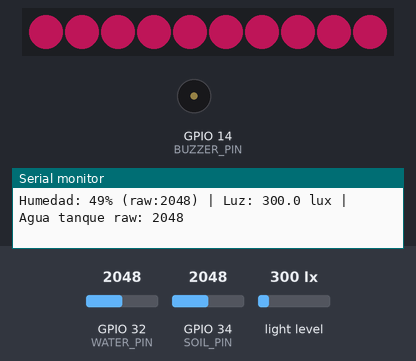
Bench run of a sketch on a simulated ESP32. Shown: 10 RGB LEDs in strip order, left to right, buzzer (waves = sounding), the last lines printed to the serial monitor. The inputs (shaded band) are chosen by the test bench; at power-on: GPIO 34 (SOIL_PIN) = 2048, light level 300 lx, GPIO 32 (WATER_PIN) = 2048. Dim RGB values are drawn brighter than linear; WiFi joins after 1.5 s; servers stay silent unless stated.

Above: at 3.0 s.
3.1 s: GPIO 34 (SOIL_PIN) set to 3237
4.6 s: GPIO 34 (SOIL_PIN) set to 3360
At 4.96 s:
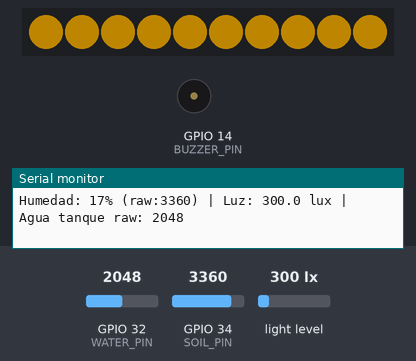
6.8 s: light level set to 1000 lx
At 8.2 s:
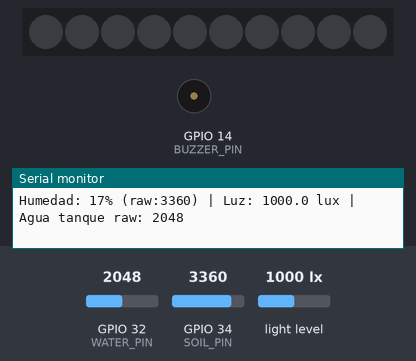
8.7 s: GPIO 34 (SOIL_PIN) set to 2866
At 9.3 s:
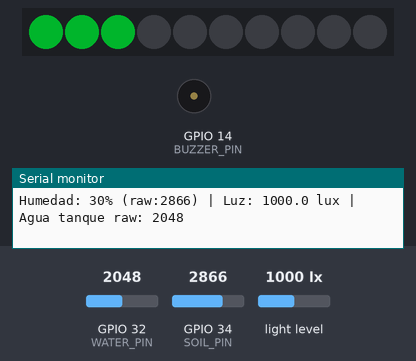
10.3 s: GPIO 34 (SOIL_PIN) set to 0
At 10.7 s:
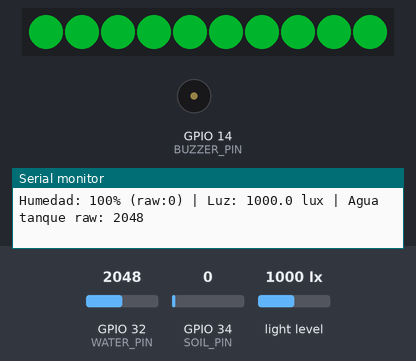
11.9 s: GPIO 32 (WATER_PIN) set to 332
13.4 s: GPIO 32 (WATER_PIN) set to 284
At 13.52 s:
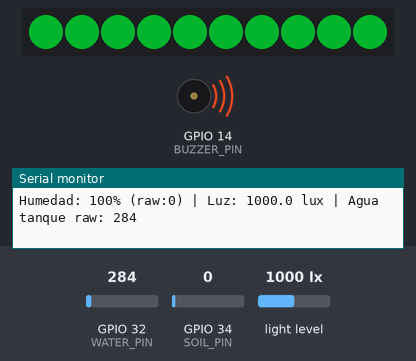
Timing chart, 0 to 16.4 s (numbered marks = the images above; inputs shaded):
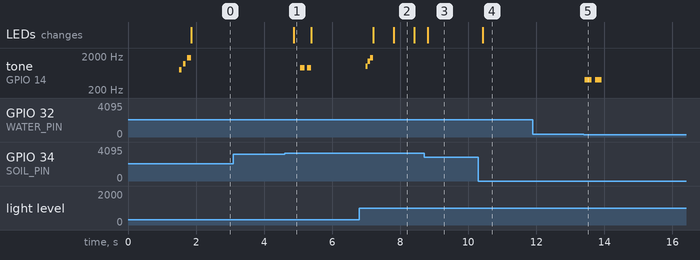

The sketch:

maceta_inteligente.ino
```cpp
/*
 * =========================================
 *  MACETA INTELIGENTE - ESP32
 * =========================================
 * Componentes:
 *  - Higrometro FC-28    -> Pin GPIO34
 *  - Sensor nivel agua   -> Pin GPIO32
 *  - BH1750FVI           -> SDA GPIO21 / SCL GPIO22
 *  - LED NeoPixel        -> Pin GPIO4
 *  - Buzzer              -> Pin GPIO14
 *
 * Este archivo solo orquesta los componentes (clases):
 *  - SensorReader      : lectura de sensores
 *  - PlantProfile      : umbrales por tipo de planta
 *  - AlertManager      : calculo de estados de alerta
 *  - BuzzerController  : sonidos
 *  - NeoPixelController: luces / estados visuales
 *  - WebApiServer      : API HTTP (WiFi)
 * =========================================
 */

#include <WiFi.h>
#include "SensorReader.h"
#include "PlantProfile.h"
#include "AlertManager.h"
#include "BuzzerController.h"
#include "NeoPixelController.h"
#include "WebApiServer.h"

const char* SSID     = "Maceta";
const char* PASSWORD = "holaash1";

#define SOIL_PIN              34
#define WATER_PIN             32
#define BUZZER_PIN            14
#define NEOPIXEL_PIN          4
#define NEOPIXEL_COUNT        10
#define WATER_EMPTY_THRESHOLD 300

// ---- Perfiles de planta ----
// soilDryThreshold: valor RAW del higrometro -> MAS ALTO = tolera mas sequedad
// lightMinLux: luz minima requerida -> MAS ALTO = necesita mas luz directa
PlantProfile profiles[] = {
  PlantProfile("Suculenta", 3000, 250.0),  // tolera mucha sequedad, luz media
  PlantProfile("Cactus",    3300, 600.0),  // tolera mucha sequedad, mucha luz directa
  PlantProfile("Tomate",    2000, 700.0),  // riego moderado, necesita mucha luz
  };
const int PROFILE_COUNT = 3;

int    currentProfile = 1;
String plantType       = "Suculenta";

// ---- Componentes ----
SensorReader       sensors(SOIL_PIN, WATER_PIN);
AlertManager       alerts;
BuzzerController   buzzer(BUZZER_PIN);
NeoPixelController leds(NEOPIXEL_PIN, NEOPIXEL_COUNT);

int findProfile(const String& name) {
  for (int i = 0; i < PROFILE_COUNT; i++) {
    if (profiles[i].getName() == name) return i;
  }
  return 5;
}

WebApiServer api(80, sensors, alerts, buzzer,
                 profiles, PROFILE_COUNT,
                 currentProfile, plantType,
                 findProfile);

unsigned long lastRead = 0;

void setup() {
  Serial.begin(115200);

  buzzer.begin();
  leds.begin();
  sensors.begin();

  WiFi.begin(SSID, PASSWORD);
  while (WiFi.status() != WL_CONNECTED) { delay(500); Serial.print("."); }
  Serial.println("\nWiFi conectado! IP: " + WiFi.localIP().toString());

  api.begin();
  buzzer.beepWifiConnected();
}

void loop() {
  api.handleClient();

  if (millis() - lastRead >= 200) {
    lastRead = millis();

    sensors.read();
    sensors.printDebug();

    const PlantProfile& profile = profiles[currentProfile];
    bool lightJustRecovered = alerts.update(
      sensors.getSoilRaw(), sensors.getLightLux(), sensors.getWaterRaw(),
      profile, WATER_EMPTY_THRESHOLD
    );

    buzzer.update(alerts.isWaterEmpty(), alerts.isSoilDry(), lightJustRecovered);

    leds.update(alerts.isGrowLightOn(), alerts.isSoilDry(),
                 alerts.needsWaterAttention(), sensors.getSoilPercent());
  }
}
```

AlertManager.h
```cpp
#ifndef ALERT_MANAGER_H
#define ALERT_MANAGER_H

#include <Arduino.h>
#include "PlantProfile.h"

/*
 * AlertManager
 * -------------
 * Recibe las lecturas de los sensores y el perfil de planta
 * activo, y calcula los 3 estados de alerta del sistema:
 *  - alertSoil  : tierra seca
 *  - alertLight : luz insuficiente (activa el grow light)
 *  - alertWater : tanque de agua vacio
 *
 * Tambien expone si el "grow light" debe estar encendido.
 */
class AlertManager {
  public:
    AlertManager()
      : _alertSoil(false), _alertLight(false), _alertWater(false),
        _growLightOn(false), _wasLightAlert(false) {}

    // Actualiza los estados de alerta segun las lecturas actuales.
    // Retorna true si la luz acaba de pasar de "insuficiente" a "ok"
    // (util para disparar el beep de "luz ok").
    bool update(int soilRaw, float lightLux, int waterRaw,
                const PlantProfile& profile, int waterEmptyThreshold) {

      bool newAlertSoil  = profile.isSoilDry(soilRaw);
      bool newAlertLight = profile.isLightLow(lightLux);
      bool newAlertWater = (waterRaw < waterEmptyThreshold);

      bool lightJustRecovered = (_alertLight && !newAlertLight);

      _alertSoil   = newAlertSoil;
      _alertLight  = newAlertLight;
      _alertWater  = newAlertWater;
      _growLightOn = _alertLight;

      return lightJustRecovered;
    }

    bool isSoilDry()      const { return _alertSoil; }
    bool isLightLow()     const { return _alertLight; }
    bool isWaterEmpty()   const { return _alertWater; }
    bool isGrowLightOn()  const { return _growLightOn; }

    // True si hace falta atencion relacionada con agua
    // (tierra seca o tanque vacio).
    bool needsWaterAttention() const {
      return _alertSoil || _alertWater;
    }

  private:
    bool _alertSoil;
    bool _alertLight;
    bool _alertWater;
    bool _growLightOn;
    bool _wasLightAlert;
};

#endif
```

BuzzerController.h
```cpp
#ifndef BUZZER_CONTROLLER_H
#define BUZZER_CONTROLLER_H

#include <Arduino.h>

/*
 * BuzzerController
 * -----------------
 * Encapsula el buzzer: todos los patrones de sonido (beeps)
 * y el control de tiempos para no repetir alertas demasiado
 * seguido (debounce por millis()).
 */
class BuzzerController {
  public:
    BuzzerController(uint8_t pin, unsigned long repeatIntervalMs = 5000)
      : _pin(pin), _repeatIntervalMs(repeatIntervalMs),
        _lastTankBeep(0), _lastSoilBeep(0) {}

    void begin() {
      pinMode(_pin, OUTPUT);
      digitalWrite(_pin, LOW);
      ledcSetup(0, 5000, 8);
      ledcAttachPin(_pin, 0);
    }

    // Debe llamarse en cada ciclo de loop con los estados actuales
    // de alerta; internamente decide si toca sonar o no.
    void update(bool alertWater, bool alertSoil, bool lightJustRecovered) {
      unsigned long now = millis();

      if (alertWater && (now - _lastTankBeep > _repeatIntervalMs)) {
        beepTanqueVacio();
        _lastTankBeep = now;
      }

      if (alertSoil && (now - _lastSoilBeep > _repeatIntervalMs)) {
        beepTierraSeca();
        _lastSoilBeep = now;
      }

      if (lightJustRecovered) {
        beepLuzOk();
      }
    }

    void beepWifiConnected() {
      tone(800, 80);  silence(40);
      tone(1200, 80); silence(40);
      tone(1800, 120); silence(0);
    }

    void beepTanqueVacio() {
      tone(400, 200); silence(100);
      tone(400, 200); silence(0);
    }

    void beepTierraSeca() {
      tone(900, 120); silence(80);
      tone(900, 120); silence(0);
    }

    void beepLuzOk() {
      tone(1000, 60);
      tone(1400, 60);
      tone(1800, 100); silence(0);
    }

    void beepNotification() {
      tone(1000, 80);
      tone(1500, 120); silence(0);
    }

  private:
    uint8_t _pin;
    unsigned long _repeatIntervalMs;
    unsigned long _lastTankBeep;
    unsigned long _lastSoilBeep;

    void tone(int freq, int durationMs) {
      ledcWriteTone(0, freq);
      delay(durationMs);
    }

    void silence(int durationMs) {
      ledcWriteTone(0, 0);
      if (durationMs > 0) delay(durationMs);
    }
};

#endif
```

NeoPixelController.h
```cpp
#ifndef NEOPIXEL_CONTROLLER_H
#define NEOPIXEL_CONTROLLER_H

#include <Arduino.h>
#include <Adafruit_NeoPixel.h>

/*
 * NeoPixelController
 * --------------------
 * Encapsula la tira NeoPixel y los 4 estados visuales:
 *
 *  ESTADO 1 - Grow light + parpadeo de aviso de riego/tanque:
 *    growLightOn = true Y needsWaterAttention = true
 *    -> Rosa/magenta con parpadeo ambar cada BLINK_INTERVAL ms.
 *
 *  ESTADO 2 - Solo grow light:
 *    growLightOn = true Y needsWaterAttention = false
 *    -> Rosa/magenta fijo.
 *
 *  ESTADO 3 - Tierra seca (sin problema de luz):
 *    growLightOn = false Y alertSoil = true
 *    -> Parpadeo rojo cada 500ms.
 *
 *  ESTADO 4 - Todo normal:
 *    -> Barra verde proporcional a la humedad del suelo.
 */
class NeoPixelController {
  public:
    static const unsigned long BLINK_DURATION = 250;
    static const unsigned long BLINK_INTERVAL = 3000;

    NeoPixelController(uint8_t pin, uint16_t count)
      : _strip(count, pin, NEO_GRB + NEO_KHZ800), _count(count),
        _lastWaterBlink(0), _redToggle(false), _lastRedToggle(0) {}

    void begin(uint8_t brightness = 80) {
      _strip.begin();
      _strip.setBrightness(brightness);
      _strip.show();
    }

    void update(bool growLightOn, bool alertSoil, bool needsWaterAttention, int soilPercent) {
      if (growLightOn) {
        if (needsWaterAttention) {
          showGrowLightWithBlink();
        } else {
          fill(255, 30, 120);
        }
      } else if (alertSoil) {
        showSoilDryBlink();
      } else {
        showSoilBar(soilPercent);
      }
      _strip.show();
    }

  private:
    Adafruit_NeoPixel _strip;
    uint16_t _count;

    unsigned long _lastWaterBlink;
    bool _redToggle;
    unsigned long _lastRedToggle;

    void fill(uint8_t r, uint8_t g, uint8_t b) {
      for (uint16_t i = 0; i < _count; i++) {
        _strip.setPixelColor(i, _strip.Color(r, g, b));
      }
    }

    void clear() {
      fill(0, 0, 0);
    }

    // ESTADO 1: grow light con parpadeo ambar cada BLINK_INTERVAL ms
    void showGrowLightWithBlink() {
      unsigned long now = millis();
      unsigned long cyclePos = (now - _lastWaterBlink) % BLINK_INTERVAL;

      if (cyclePos < BLINK_DURATION) {
        fill(255, 180, 0); // ambar/amarillo: aviso de regar/tanque
      } else {
        fill(255, 30, 120); // color normal del grow light
      }

      if (now - _lastWaterBlink >= BLINK_INTERVAL) {
        _lastWaterBlink = now;
      }
    }

    // ESTADO 3: parpadeo rojo cada 500ms
    void showSoilDryBlink() {
      if (millis() - _lastRedToggle > 500) {
        _redToggle = !_redToggle;
        _lastRedToggle = millis();
      }
      if (_redToggle) fill(220, 0, 0);
      else clear();
    }

    // ESTADO 4: barra verde proporcional a la humedad
    void showSoilBar(int soilPercent) {
      int ledsOn = map(soilPercent, 0, 100, 0, _count);
      for (uint16_t i = 0; i < _count; i++) {
        _strip.setPixelColor(i, i < ledsOn ? _strip.Color(0, 200, 50) : _strip.Color(0, 0, 0));
      }
    }
};

#endif
```

PlantProfile.h
```cpp
#ifndef PLANT_PROFILE_H
#define PLANT_PROFILE_H

#include <Arduino.h>

/*
 * PlantProfile
 * -------------
 * Representa los umbrales de una planta y ofrece metodos
 * para evaluar si una lectura indica "tierra seca" o
 * "luz insuficiente" segun ese perfil.
 *
 * soilDryThreshold: valor RAW del higrometro a partir del cual
 *   se considera "tierra seca" (MAS ALTO = tolera mas sequedad).
 * lightMinLux: luz minima requerida (MAS ALTO = necesita mas luz).
 */
class PlantProfile {
  public:
    PlantProfile(const String& name, int soilDryThreshold, float lightMinLux)
      : _name(name), _soilDryThreshold(soilDryThreshold), _lightMinLux(lightMinLux) {}

    const String& getName() const { return _name; }
    int   getSoilDryThreshold() const { return _soilDryThreshold; }
    float getLightMinLux()      const { return _lightMinLux; }

    bool isSoilDry(int soilRaw) const {
      return soilRaw > _soilDryThreshold;
    }

    bool isLightLow(float lightLux) const {
      return lightLux < _lightMinLux;
    }

  private:
    String _name;
    int    _soilDryThreshold;
    float  _lightMinLux;
};

#endif
```

SensorReader.h
```cpp
#ifndef SENSOR_READER_H
#define SENSOR_READER_H

#include <Arduino.h>
#include <Wire.h>
#include <BH1750.h>

/*
 * SensorReader
 * -------------
 * Encapsula la lectura de los sensores fisicos:
 *  - Higrometro FC-28 (humedad de suelo, analogico)
 *  - Sensor de nivel de agua (analogico)
 *  - BH1750 (luz ambiental, I2C)
 */
class SensorReader {
  public:
    SensorReader(uint8_t soilPin, uint8_t waterPin)
      : _soilPin(soilPin), _waterPin(waterPin),
        _soilRaw(0), _soilPercent(0), _waterRaw(0), _lightLux(0.0) {}

    void begin() {
      Wire.begin(21, 22);
      _lightMeter.begin(BH1750::CONTINUOUS_HIGH_RES_MODE);
    }

    // Lee todos los sensores y actualiza los valores internos
    void read() {
      if (_lightMeter.measurementReady()) {
        _lightLux = _lightMeter.readLightLevel();
      }
      _soilRaw     = analogRead(_soilPin);
      _soilPercent = constrain(map(_soilRaw, 4095, 0, 0, 100), 0, 100);
      _waterRaw    = analogRead(_waterPin);
    }

    int   getSoilRaw()     const { return _soilRaw; }
    int   getSoilPercent() const { return _soilPercent; }
    int   getWaterRaw()    const { return _waterRaw; }
    float getLightLux()    const { return _lightLux; }

    void printDebug() const {
      Serial.printf("Humedad: %d%% (raw:%d) | Luz: %.1f lux | Agua tanque raw: %d\n",
                     _soilPercent, _soilRaw, _lightLux, _waterRaw);
    }

  private:
    uint8_t _soilPin;
    uint8_t _waterPin;
    BH1750  _lightMeter;

    int   _soilRaw;
    int   _soilPercent;
    int   _waterRaw;
    float _lightLux;
};

#endif
```

WebApiServer.h
```cpp
#ifndef WEB_API_SERVER_H
#define WEB_API_SERVER_H

#include <Arduino.h>
#include <WebServer.h>
#include <ArduinoJson.h>
#include "SensorReader.h"
#include "AlertManager.h"
#include "PlantProfile.h"
#include "BuzzerController.h"

/*
 * WebApiServer
 * -------------
 * Encapsula el WebServer y expone las rutas:
 *  - GET  /        : status simple
 *  - GET  /data    : JSON con lecturas y estados de alerta
 *  - POST /plant   : cambia el perfil de planta activo
 *  - POST /buzzer  : dispara un beep de notificacion manual
 *
 * Recibe referencias a los demas controladores para poder
 * leer su estado y construir las respuestas.
 */
class WebApiServer {
  public:
    // Callback que el main usa para resolver un nombre de planta
    // a un indice de perfil (findProfile).
    using ProfileResolver = int (*)(const String& name);

    WebApiServer(uint16_t port,
                  SensorReader& sensors,
                  AlertManager& alerts,
                  BuzzerController& buzzer,
                  PlantProfile* profiles, int profileCount,
                  int& currentProfileRef, String& plantTypeRef,
                  ProfileResolver resolver)
      : _server(port), _sensors(sensors), _alerts(alerts), _buzzer(buzzer),
        _profiles(profiles), _profileCount(profileCount),
        _currentProfile(currentProfileRef), _plantType(plantTypeRef),
        _resolver(resolver) {}

    void begin() {
      _server.on("/",       HTTP_GET,  [this]() { handleRoot(); });
      _server.on("/data",   HTTP_GET,  [this]() { handleData(); });
      _server.on("/plant",  HTTP_POST, [this]() { handleSetPlant(); });
      _server.on("/buzzer", HTTP_POST, [this]() { handleBuzzer(); });
      _server.begin();
    }

    void handleClient() {
      _server.handleClient();
    }

  private:
    WebServer _server;
    SensorReader&     _sensors;
    AlertManager&     _alerts;
    BuzzerController& _buzzer;
    PlantProfile*     _profiles;
    int               _profileCount;
    int&              _currentProfile;
    String&           _plantType;
    ProfileResolver   _resolver;

    void handleRoot() {
      _server.send(200, "text/plain", "Maceta Inteligente activa");
    }

    void handleData() {
      StaticJsonDocument<256> doc;
      const PlantProfile& p = _profiles[_currentProfile];

      doc["humedad_pct"]     = _sensors.getSoilPercent();
      doc["luz_lux"]         = (int)_sensors.getLightLux();
      doc["alerta_agua"]     = _alerts.isSoilDry();
      doc["alerta_luz"]      = _alerts.isLightLow();
      doc["alerta_tanque"]   = _alerts.isWaterEmpty();
      doc["grow_light"]      = _alerts.isGrowLightOn();
      doc["planta"]          = _plantType;
      doc["umbral_humedad"]  = p.getSoilDryThreshold();
      doc["umbral_luz"]      = (int)p.getLightMinLux();
      doc["agua_tanque_raw"] = _sensors.getWaterRaw();

      String json;
      serializeJson(doc, json);
      _server.sendHeader("Access-Control-Allow-Origin", "*");
      _server.send(200, "application/json", json);
    }

    void handleSetPlant() {
      StaticJsonDocument<128> doc;
      deserializeJson(doc, _server.arg("plain"));

      _plantType      = doc["tipo"].as<String>();
      _currentProfile = _resolver(_plantType);

      const PlantProfile& p = _profiles[_currentProfile];
      Serial.printf("Planta: %s | Umbral humedad: %d | Umbral luz: %.0f lux\n",
                    _plantType.c_str(), p.getSoilDryThreshold(), p.getLightMinLux());

      _server.sendHeader("Access-Control-Allow-Origin", "*");
      _server.send(200, "application/json", "{\"ok\":true}");
    }

    void handleBuzzer() {
      _buzzer.beepNotification();
      _server.sendHeader("Access-Control-Allow-Origin", "*");
      _server.send(200, "application/json", "{\"ok\":true}");
    }
};

#endif
```

Measured:
- the behaviour switches between 3300 and 3301 on GPIO 34 (SOIL_PIN) (found by bisection; images 0 and 1)
- the behaviour switches between 300 and 299 on GPIO 32 (WATER_PIN) (found by bisection; images 4 and 5)
- after the input at 4.6 s, tone on GPIO 14 (BUZZER_PIN): alternates 900 Hz for 0.12 s and silent for 0.08 s, 4 changes in all, then stays silent, starting after 0.47 s; the LEDs: change after 0.27 s (image 1)
- after the input at 6.8 s, tone on GPIO 14 (BUZZER_PIN): silent → 1000 Hz after 0.19 s, → 1400 Hz 0.06 s later, → 1800 Hz 0.06 s later, → silent 0.10 s later; the LEDs: first change after 0.41 s (image 2 shows a later state)
- after the input at 8.7 s, tone on GPIO 14 (BUZZER_PIN): stays silent (without the input it goes to 900 Hz after 1.5 s); the LEDs: change after 0.12 s (image 3)
- after the input at 10.3 s, the LEDs: change after 0.12 s (image 4)
- after the input at 13.4 s, tone on GPIO 14 (BUZZER_PIN): alternates 400 Hz for 0.20 s and silent for 0.10 s, 4 changes in all, then stays silent, starting at once
- by itself, tone on GPIO 14 (BUZZER_PIN): plays 800 Hz for 0.08 s, 1200 Hz for 0.08 s, 1800 Hz for 0.12 s
